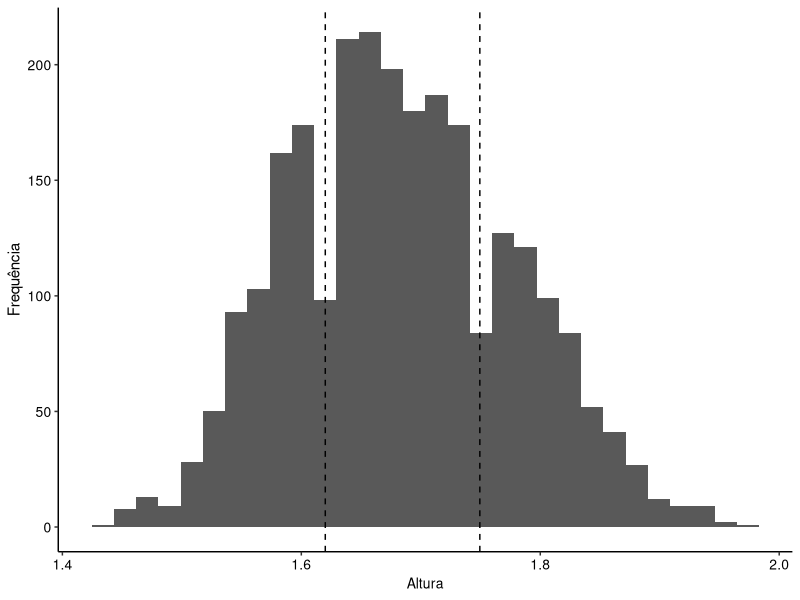
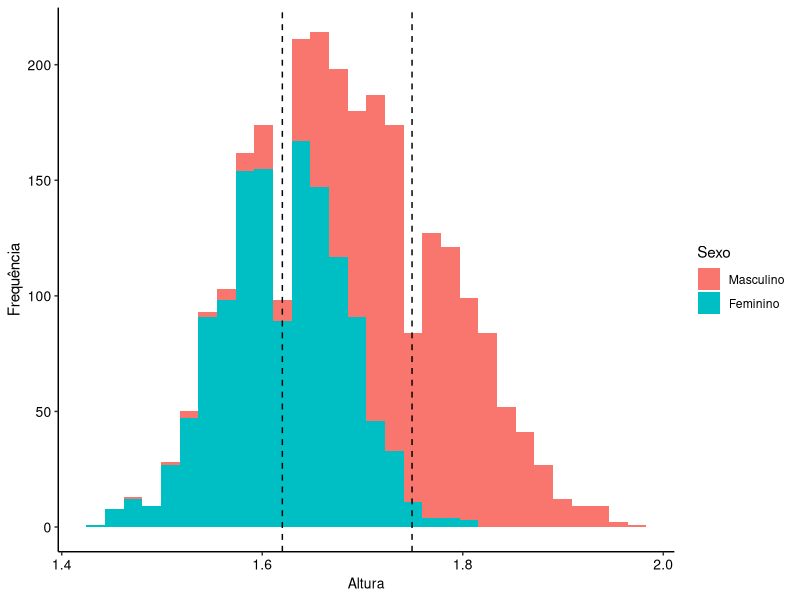
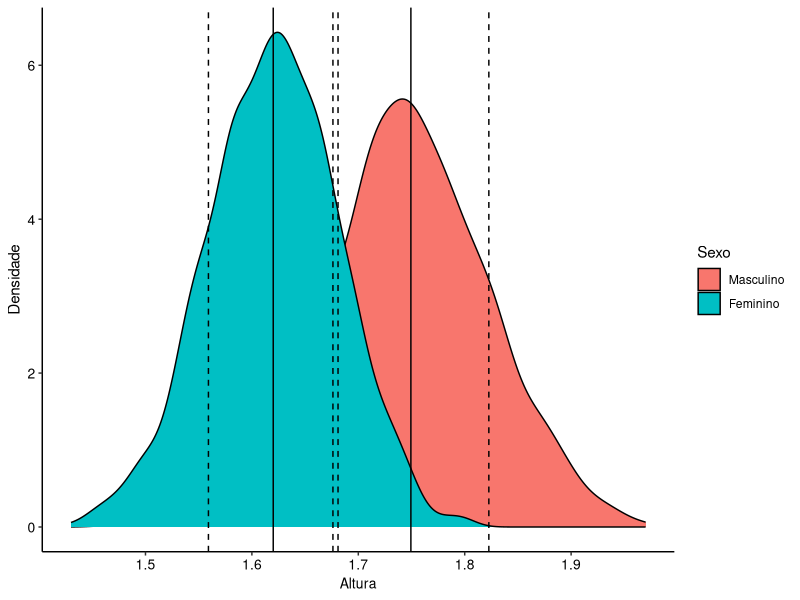
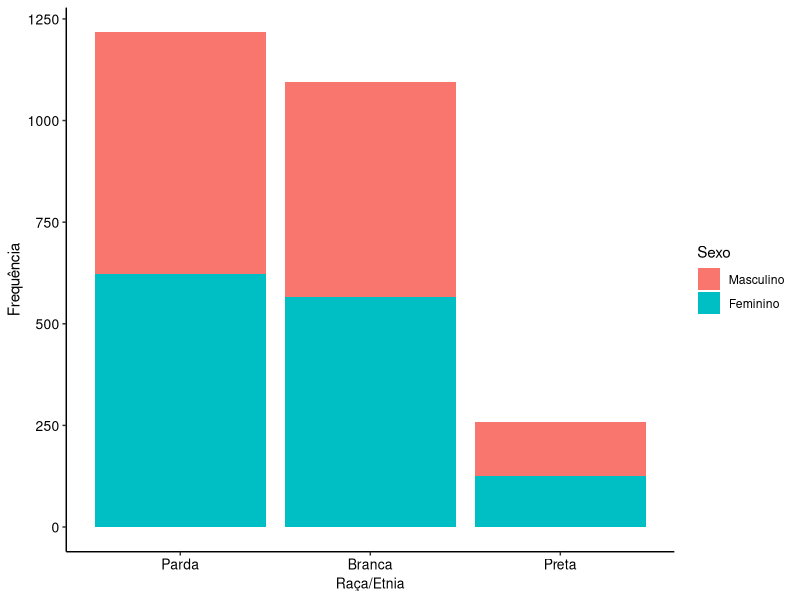
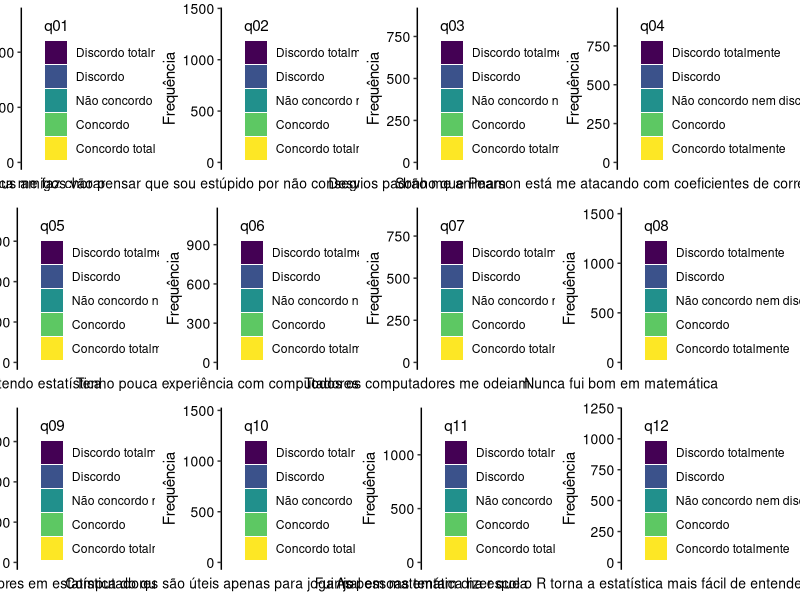
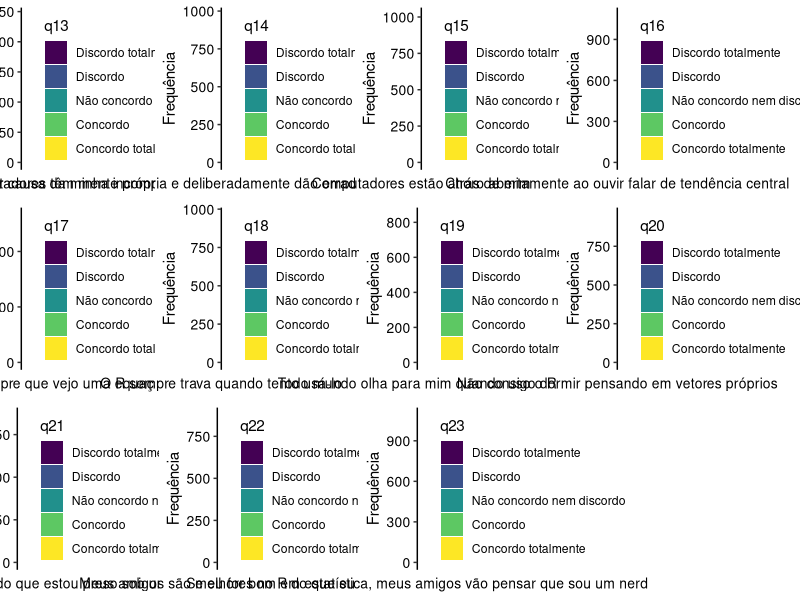
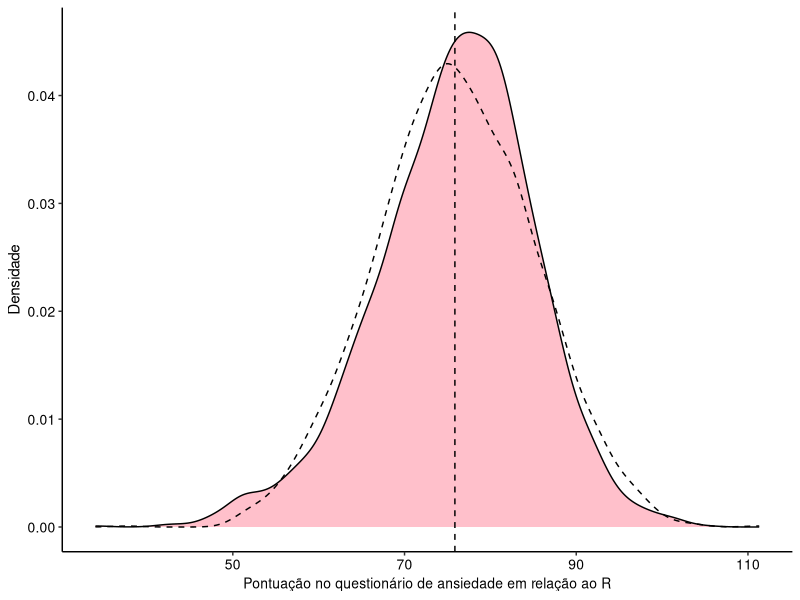

Write the R code that produced these figures, in order.
# Carrega pacotes necessários
library(tidyverse); library(haven); library(dplyr)

# Importa o banco de dados do tipo .sav, utilizado pelo programa SPSS
saq_df <- haven::read_sav(file = "aulas/aula_5_estatistica_descritiva/data/SAQ_mod.sav")

# Visualiza o banco
glimpse(saq_df)

# Carrega o pacote
library(sjlabelled)

# Mostra a descrição de cada variável do banco, se houver
sjlabelled::get_label(saq_df)

# Mostra os tipos de respostas para cada variável, se houver (note que aqui a função é diferente, pois labels está no plural)
# Selecionei apenas variáveis de interesse para reduzir o tamanho do output
saq_df |> 
  dplyr::select(sexo, raca_etnia, q01) |> 
  sjlabelled::get_labels()

# Podemos também visualizar os valores numéricos que estão representando os tipos de resposta para cada variável
saq_df |> 
  dplyr::select(sexo, raca_etnia, q01) |> 
  sjlabelled::get_values()


# Como exemplo, vamos utilizar as duas funções juntas para a variável sexo,
saq_df |> 
  dplyr::select(sexo) |> 
  sjlabelled::get_labels()

saq_df |> 
  dplyr::select(raca_etnia)

# Acessando diretamente o atributo "labels" do objeto, conseguimos visualizar os valores numéricos e os tipos de resposta simultaneamente.
saq_df |> 
  pull(sexo) |> 
  attr(which = "labels")

saq_df |> 
  dplyr::select(q01) |>
  pull() |> 
  attr(which = "labels")

# Checa se há dados faltantes no banco de dados em cada coluna do questionário
saq_df |> 
  dplyr::select(q01:q23) |> 
  filter(if_any(everything(), ~ .x == 9)) |> 
  dim()


# Checa se há dados faltantes no banco de dados em cada coluna do questionário

saq_df |> 
  summarise(across(q01:q23, ~ 9 %in% .x)) |> 
  glimpse()

factor_saq <- saq_df |> 
  mutate(
    across(c(sexo, raca_etnia, q01:q23), haven::as_factor), 
    across(c(q01:q23), forcats::fct_rev),
    across(c(q01:q23), ordered)
  ) 

glimpse(factor_saq)

factor_saq |> 
  pull(q01) |> 
  get_labels()

# Convertendo as variáveis do questionário em números e visualizando

factor_saq |> 
  mutate(sexo = as.numeric(sexo)) |> 
  pull(sexo) |> 
  unique()

# Calculando a média de altura nos indivíduos do banco de dados
factor_saq |> 
  dplyr::summarise(mean = mean(altura))

# Calculando média de altura por sexo
factor_saq |> 
  dplyr::group_by(sexo) |> 
  dplyr::summarise(media = mean(altura), mediana = median(altura))

average_heights <- factor_saq |> 
  group_by(sexo) |> 
  summarise(mean = mean(altura)) |> 
  pull()

# Histograma sem grupo
factor_saq |> 
  ggplot(aes(x = altura)) +
  geom_histogram() +
  geom_vline(xintercept = average_heights, linetype = "dashed") +
  xlab("Altura") +
  ylab("Frequência") +
  theme_bw() +
  theme(panel.border = element_blank(),
        panel.background = element_blank(),
        panel.grid.major = element_blank(), 
        panel.grid.minor = element_blank(), 
        axis.line = element_line(colour = "black"),
        axis.text.y = element_text(size = 10, colour = "black"),
        axis.text.x.bottom = element_text(size = 10, colour = "black"),
        axis.title.x = element_text(size = 10, colour = "black"))

# Histograma por sexo
factor_saq |> 
  ggplot(aes(x = altura, fill = sexo)) +
  geom_histogram() +
  geom_vline(xintercept = average_heights, linetype = "dashed") +
  labs(fill = "Sexo") +
  xlab("Altura") +
  ylab("Frequência") +
  theme_bw() +
  theme(panel.border = element_blank(),
        panel.background = element_blank(),
        panel.grid.major = element_blank(), 
        panel.grid.minor = element_blank(), 
        axis.line = element_line(colour = "black"),
        axis.text.y = element_text(size = 10, colour = "black"),
        axis.text.x.bottom = element_text(size = 10, colour = "black"),
        axis.title.x = element_text(size = 10, colour = "black"))

## Outras medidas de posição

# Cálculo de exemplo do primeiro decil, primeiro quartil e percentil 99
factor_saq |> 
  dplyr::group_by(sexo) |> 
  dplyr::summarise(primeiro_decil = quantile(altura, prob = .1), primeiro_quartil =quantile(altura, prob = .25), percentil_99 = quantile(altura, prob = .99))

# Vamos calcular as métricas acima para o nosso a altura dos indivíduos em nosso banco de dados

factor_saq |> 
  dplyr::group_by(sexo) |> 
  dplyr::summarise(variancia = var(altura), desvio_padrao = sd(altura), amplitude = max(altura) - min(altura), distancia_interquartil = IQR(altura))

sd_h <- factor_saq |> 
  group_by(sexo) |> 
  summarise(sd = sd(altura)) |> 
  pull()

factor_saq |> 
  ggplot(aes(x = altura, fill = sexo)) +
  geom_density() +
  geom_vline(xintercept = average_heights) +
  geom_vline(xintercept = c(average_heights-sd_h, average_heights+sd_h), linetype = "dashed") +
  labs(fill = "Sexo") +
  xlab("Altura") +
  ylab("Densidade") +
  theme_bw() +
  theme(panel.border = element_blank(),
        panel.background = element_blank(),
        panel.grid.major = element_blank(), 
        panel.grid.minor = element_blank(), 
        axis.line = element_line(colour = "black"),
        axis.text.y = element_text(size = 10, colour = "black"),
        axis.text.x.bottom = element_text(size = 10, colour = "black"),
        axis.title.x = element_text(size = 10, colour = "black"))

# Descrevendo variáveis categóricas

## Tabela de contingência e gráfico em barras

# Cria tabela de contingência para a variável raca_etnia
factor_saq |> 
  dplyr::group_by(sexo) |> 
  dplyr::pull(raca_etnia) |> 
  base::table() 

# Cria gráfico de barras por sexo
factor_saq |> 
  mutate(raca_etnia = forcats::fct_relevel(raca_etnia, "Parda", "Branca", "Preta")) |> 
  ggplot(aes(x = raca_etnia, fill = sexo)) +
  geom_bar() +
  labs(fill = "Sexo") +
  ylab("Frequência") +
  xlab("Raça/Etnia") +
  theme_bw() +
  theme(panel.border = element_blank(),
        panel.background = element_blank(),
        panel.grid.major = element_blank(), 
        panel.grid.minor = element_blank(), 
        axis.line = element_line(colour = "black"),
        axis.text.y = element_text(size = 10, colour = "black"),
        axis.text.x.bottom = element_text(size = 10, colour = "black"),
        axis.title.x = element_text(size = 10, colour = "black"))

library(gridExtra)

# Gera gráfico de barras para todas as variáveis do questionário

quest_items <- names(factor_saq)[7:29]

plots <- list()

for(var in quest_items) {
  plot <- factor_saq |> 
    ggplot(aes(x = .data[[var]], fill = .data[[var]])) +
    geom_bar() +
    xlab(get_label(saq_df[[var]])) +
    ylab("Frequência") +
    theme_bw() +
    theme(panel.border = element_blank(),
          panel.background = element_blank(),
          panel.grid.major = element_blank(), 
          panel.grid.minor = element_blank(), 
          axis.line = element_line(colour = "black"),
          axis.text.y = element_text(size = 10, colour = "black"),
          axis.text.x.bottom = element_blank(),
          axis.ticks.x=element_blank(),
          axis.title.x = element_text(size = 10, colour = "black"))
  
  plots[[var]] <- plot
}

# Cria graficos em um unico canvas
grid.arrange(
  plots$q01, 
  plots$q02,
  plots$q03,
  plots$q04,
  plots$q05,
  plots$q06,
  plots$q07,
  plots$q08,
  plots$q09,
  plots$q10,
  plots$q11,
  plots$q12,
  ncol = 4, 
  nrow = 3
)

grid.arrange(
  plots$q13,
  plots$q14,
  plots$q15,
  plots$q16,
  plots$q17,
  plots$q18,
  plots$q19,
  plots$q20,
  plots$q21,
  plots$q22,
  plots$q23,
  ncol = 4, 
  nrow = 3
)

# Cria nova coluna representando pontuação para o questionário
factor_saq <- factor_saq |> 
  mutate(across(q01:q23, as.numeric)) |> 
  rowwise() |> 
  mutate(ansiedade_r = sum(c(q01,q02,q03,q04,q05,q07,q07,q08,q09,q10,q11,q12,q13,q14,q15,q16,q17,q18,q19,q20,q21,q22,q23)))


# Estatísticas descritivas para a pontuação do questionário
factor_saq |> 
  group_by() |> 
  dplyr::summarise(media = mean(ansiedade_r), desvio_padrao = sd(ansiedade_r), maior_pontuação = max(ansiedade_r), menor_pontuação = min(ansiedade_r), distancia_interquartil = IQR(ansiedade_r))

# Cria novo gráfico de densidade para a variável ansiedade_r
factor_saq |> 
  ggplot(aes(x = ansiedade_r)) +
  geom_density(fill = "pink") +
  geom_density(aes(x=rnorm(2571, mean = 75.9, sd = 9.15)), linetype = "dashed") +
  geom_vline(xintercept = mean(factor_saq$ansiedade_r), linetype = "dashed") +
  xlab("Pontuação no questionário de ansiedade em relação ao R") +
  ylab("Densidade") +
  theme_bw() +
  theme(panel.border = element_blank(),
        panel.background = element_blank(),
        panel.grid.major = element_blank(), 
        panel.grid.minor = element_blank(), 
        axis.line = element_line(colour = "black"),
        axis.text.y = element_text(size = 10, colour = "black"),
        axis.text.x.bottom = element_text(size = 10, colour = "black"),
        axis.title.x = element_text(size = 10, colour = "black"))
